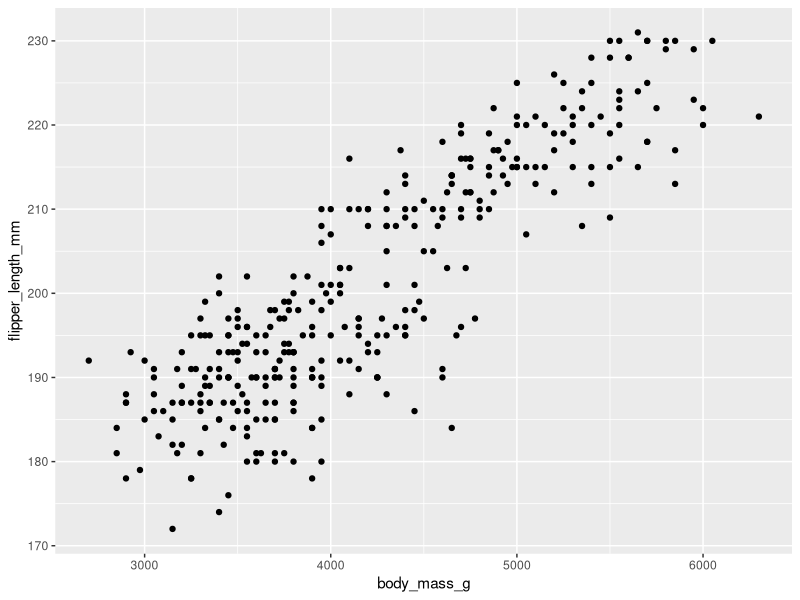
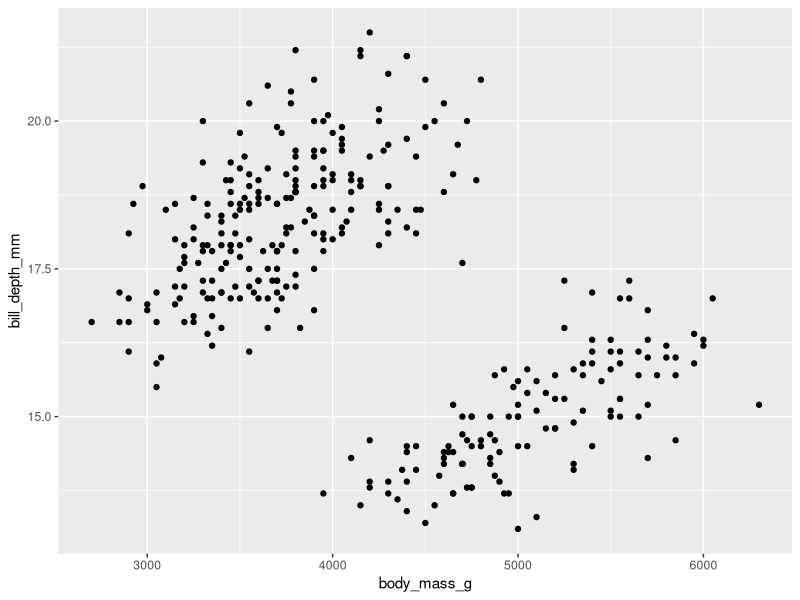
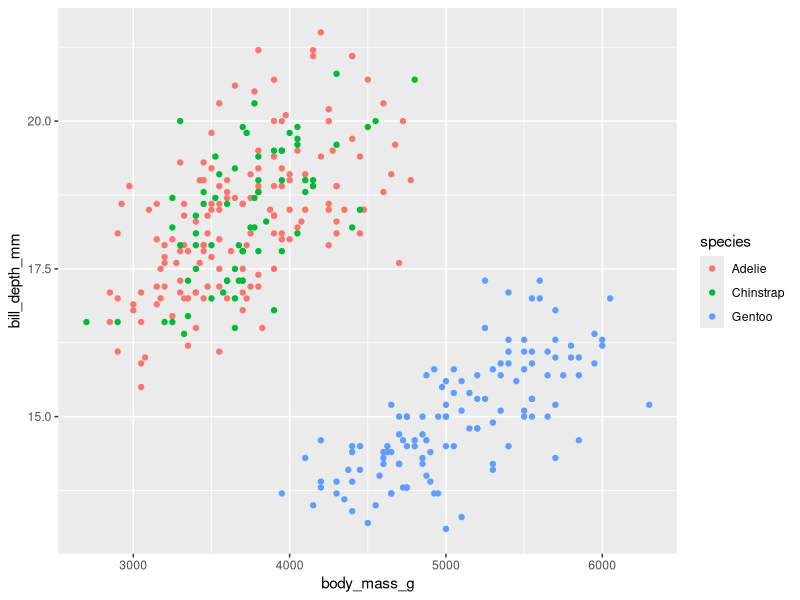
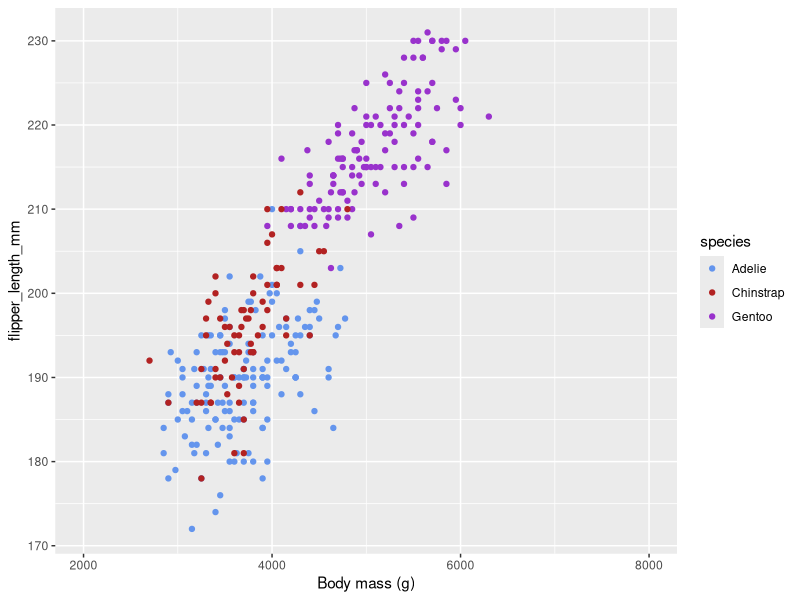

Source code (R) for these figures, in order:
## ---- chunk 1
library(palmerpenguins)
library(tidyverse)

traits_r2 <- function (trait1, trait2) {
  summary(lm(trait1 ~ trait2))$r.squared
}

penguins %>% 
  summarize(flipper_bill_r2 = traits_r2(flipper_length_mm, bill_length_mm))
## ---- chunk 2
# Pipeline 1
penguins %>% 
  group_by(species) %>% 
  summarize(flipper_bill_r2 = traits_r2(flipper_length_mm, bill_length_mm))

# Pipeline 2
penguins %>% 
  group_by(species, island) %>% 
  summarize(flipper_bill_r2 = traits_r2(flipper_length_mm, bill_length_mm),
            .groups = "drop")
## ---- chunk 3
# Pipeline 3
penguins %>% 
  group_by(species, island, sex ) %>% 
  summarize(flipper_bill_r2 = traits_r2(flipper_length_mm, bill_length_mm),
            .groups = "drop")
## ---- chunk 4
traits_r2 <- function (trait1, trait2) {
  browser()
  summary(lm(trait1 ~ trait2))$r.squared
}

set.seed(12345)
penguins2 <- penguins %>% 
  drop_na(sex) %>% 
  sample_n(25)
penguins2[7, 3:6] <- NA

penguins2 %>% 
  drop_na(species, island, sex, bill_length_mm, flipper_length_mm) %>% 
  group_by(species, island, sex ) %>% 
  summarize(flipper_bill_r2 = traits_r2(flipper_length_mm, bill_length_mm),
            .groups = "drop")

## ---- chunk 5
library(palmerpenguins)
library(tidyverse)

ggplot(data = penguins, aes (x = body_mass_g, y = flipper_length_mm)) + geom_point()
## ---- chunk 6
ggplot(data = penguins, aes (x = body_mass_g, y = bill_depth_mm)) + geom_point()
## ---- chunk 7
ggplot(data = penguins, aes (x = body_mass_g, y = bill_depth_mm, col = species)) + geom_point()
## ---- chunk 8
ggplot(data = penguins) +
  # You can also define aesthetics directly inside the geometries
  geom_point(aes(x = body_mass_g, 
                 y = flipper_length_mm,
                 color = species)) +
  # x aesthetic, continuous scale
  scale_x_continuous(
    # change the axis name
    name = "Body mass (g)",
    # change the limits
    limits = c(2000, 8000)
  ) +
  # color aesthetic, manual scale
  scale_color_manual(
    # set the values for the colors
    values = c(Adelie = "cornflowerblue",
               Chinstrap = "firebrick",
               Gentoo = "darkorchid")
  )
